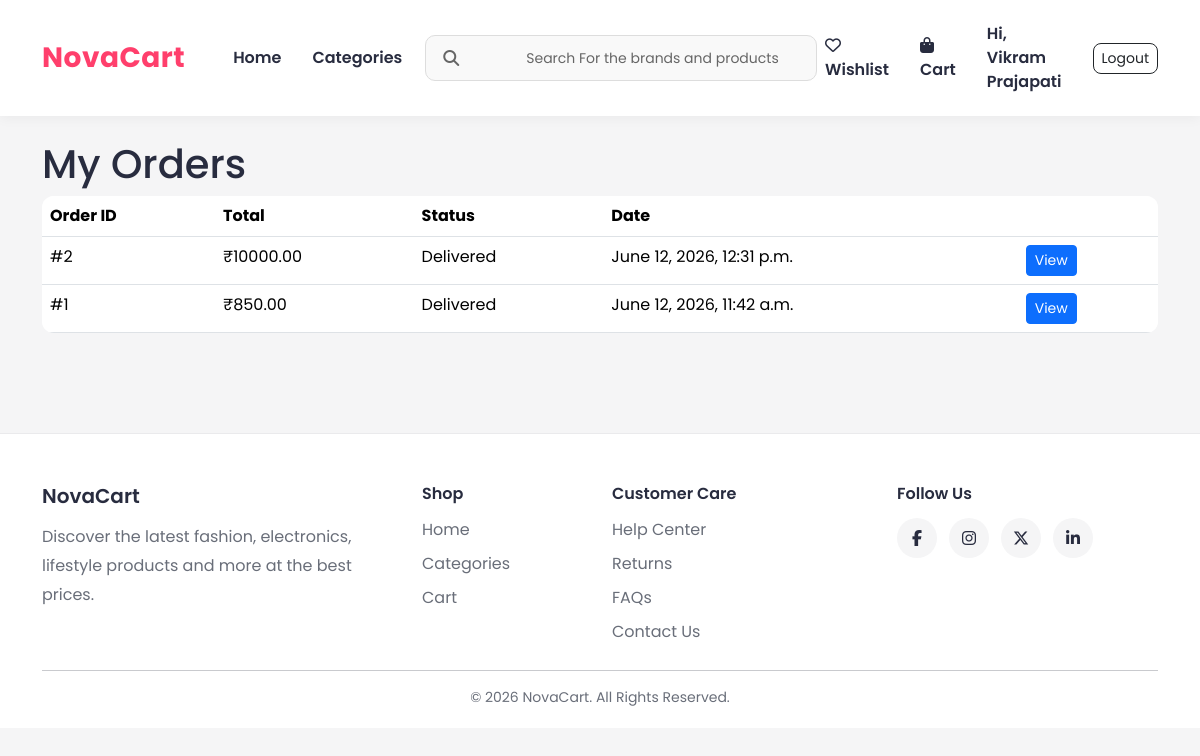
The app's page /cart/my-orders/ (signed in), older data.
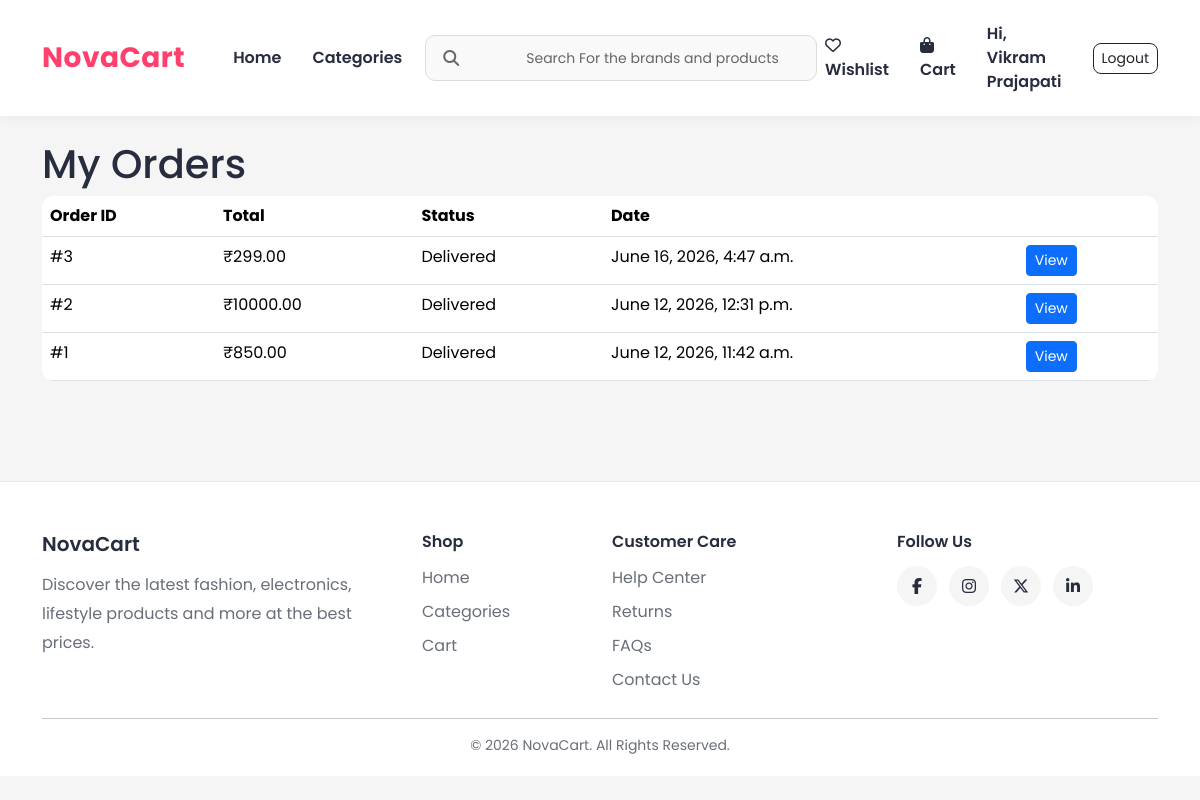
The same page, newer data.
### order/models.py (models this page shows, shortened)
class Order(models.Model):
    PAYMENT_CHOICES = (
        ('COD', 'Cash On Delivery'),
    )
    STATUS_CHOICES = (
        ('Pending', 'Pending'),
        ('Packed', 'Packed'),
        ('Shipped', 'Shipped'),
        ('Delivered', 'Delivered'),
    )
    user = models.ForeignKey(
        User,
        on_delete=models.CASCADE
    )
    full_name = models.CharField(
        max_length=100
    )
    phone = models.CharField(
        max_length=15
    )
    address = models.TextField()
    city = models.CharField(
        max_length=100
    )
    state = models.CharField(
        max_length=100
    )
    pincode = models.CharField(
        max_length=10
    )
    payment_method = models.CharField(
        max_length=20,
        choices=PAYMENT_CHOICES,
        default='COD'
    )
    total_price = models.DecimalField(
        max_digits=10,
        decimal_places=2
    )
    is_paid = models.BooleanField(
        default=False
    )
    status = models.CharField(
        max_length=20,
        choices=STATUS_CHOICES,
        default='Pending'
    )
    created_at = models.DateTimeField(
        auto_now_add=True
    )

### order/views.py (the view)
@login_required
def my_orders(request):
    orders = Order.objects.filter(
        user=request.user
    ).order_by('-created_at')
    return render(
        request,
        'my_orders.html',
        {
            'orders': orders
        }
    )

### store/context_processors.py (called while the page is built)
def categories_processor(request):
    return {
        'categories': Categories.objects.all()
    }

### templates/my_orders.html
{% extends 'base.html' %}
{% block content %}
<h1>My Orders</h1>
<table class="table">
    <tr>
        <th>Order ID</th>
        <th>Total</th>
        <th>Status</th>
        <th>Date</th>
        <th></th>
    </tr>
    {% for order in orders %}
    <tr>
        <td>
            #{{ order.id }}
        </td>
        <td>
            ₹{{ order.total_price }}
        </td>
        <td>
            {{ order.status }}
        </td>
        <td>
            {{ order.created_at }}
        </td>
        <td>
            <a href="{% url 'order_detail_user' order.id %}"
               class="btn btn-primary btn-sm">
                View
            </a>
        </td>
    </tr>
    {% empty %}
    <tr>
        <td colspan="5">
            No Orders Yet
        </td>
    </tr>
    {% endfor %}
</table>
{% endblock %}

Row changes from the older to the newer data that the page shows:
added Order: id "3", total_price "299.00", status "Delivered", created_at "June 16, 2026, 4:47 a.m."
